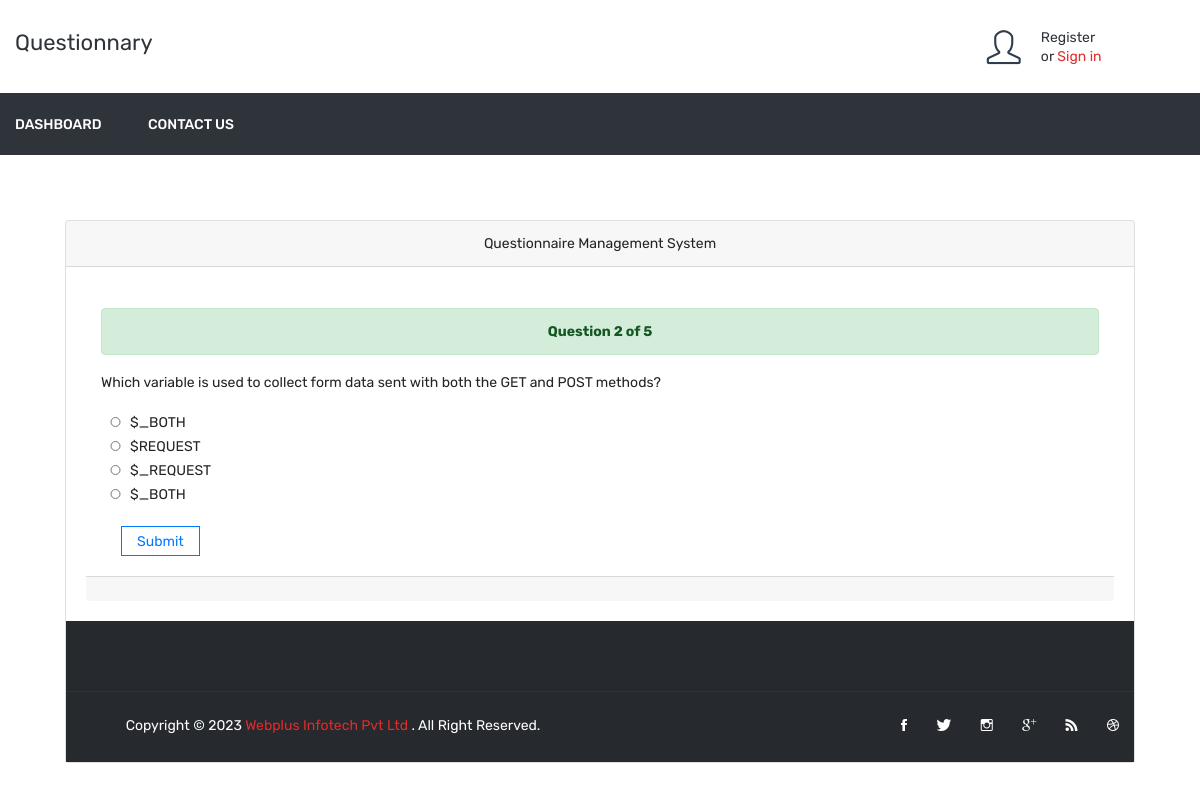
The page /question.php?n=2 on the database its author committed.
### tables this page shows
CREATE TABLE `a_question` (
  `q_id` int(11) NOT NULL,
  `question` varchar(255) NOT NULL,
  `added_on` datetime NOT NULL
);

CREATE TABLE `a_option` (
  `id` int(11) NOT NULL,
  `q_id` int(11) NOT NULL,
  `is_correct` tinyint(1) NOT NULL,
  `q_option` text NOT NULL
);

### question.php (the view, shortened to what this page needs)
<?php
  include ("header.php");
	$number = $_GET['n'];
	$query = "SELECT * FROM a_question WHERE q_id = $number";
	$result = mysqli_query($con,$query);
	$question = mysqli_fetch_assoc($result);
	$query = "SELECT * FROM a_option WHERE q_id = $number";
	$choices = mysqli_query($con,$query);
	$query = "SELECT * FROM a_question";
	$total_questions = mysqli_num_rows(mysqli_query($con,$query));
?>
<div class="card text-center" style="margin:65px;">
  <div class="card-header">
  	Questionnaire Management System
  </div>
  <br>
  <div class="card-body">
  <div class="container" style="text-align: left;">
		<div class="alert alert-success" role="alert" style="text-align: center;">
			<strong>
				Question <?php echo $number; ?> of <?php echo $total_questions; ?>
			</strong>
		</div>
		<p class="question"><?php echo $question['question']; ?> </p>
		<form method="POST" action="process.php">
			<?php while($row=mysqli_fetch_assoc($choices)){ ?>
			<input type="radio" style="width: 15px;margin: 7px;height: 10px;" name="choice" value="<?php echo $row['id']; ?>"><?php echo $row['q_option']; ?><br><?php } ?>
			<button type="submit" class="btn btn-outline-primary" name="submit" value="Submit" style="margin: 20px;">Submit</button>
		</form>
  </div>
  <div class="card-footer text-muted">  </div>
</div>
<?php
include("footer.php");
?>

### rows shown on the page
a_question: question "Which variable is used to collect form data sent with both the GET and POST methods?"
a_option: q_option "$_BOTH"
a_option: q_option "$REQUEST"
a_option: q_option "$_REQUEST"
a_option: q_option "$_BOTH"

### other values the page prints
$number "2"
$total_questions "5"
